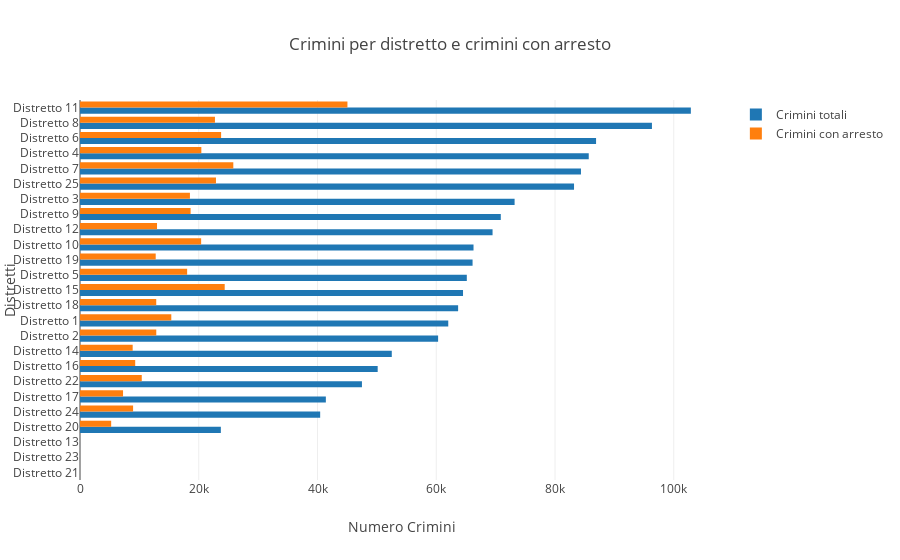

This figure's notebook cell:
### Code cell
import math
import plotly.offline as py

arrayDistrictArrest=df[['Arrest','District']].values

temp = arrayDistrictArrest[arrayDistrictArrest[:,0] == True]


contatore_distretti2 = list()

for i in range(1,26):
    contatore_distretti2.append(list(temp[:,1]).count(i) + list(temp[:,1]).count(str(float(i))))
    


contatore_distretti3 = list()
for a,b in sorted_by_value:
    contatore_distretti3.append(contatore_distretti2[a-1])

    
    
data = [go.Bar(
            y=distretti,
            x=contatore_distretti,
            orientation = 'h',
            name="Crimini totali"
),
       go.Bar(
           y=distretti,
           x = contatore_distretti3,
           orientation = 'h',
           name="Crimini con arresto")]

layout = go.Layout(
        title="Crimini per distretto e crimini con arresto",
        xaxis=dict(title="Numero Crimini"),
        yaxis=dict(title="Distretti")
)

fig = go.Figure(data=data, layout=layout)
py.iplot(fig)

### Figure 1 — Plotly figure (JSON) as saved in the notebook; plotly's stock layout.template omitted (floating-point values rounded to 4 significant figures)
{"data": [{"name": "Crimini totali", "orientation": "h", "type": "bar", "uid": "8a002758-fe37-11e8-90ed-ec8eb541bed5", "x": [0, 0, 1, 23721, 40449, 41406, 47484, 50134, 52509, 60312, 62022, 63682, 64508, 65146, 66115, 66276, 69482, 70869, 73195, 83204, 84373, 85681, 86915, 96325, 102878], "y": ["Distretto 21", "Distretto 23", "Distretto 13", "Distretto 20", "Distretto 24", "Distretto 17", "Distretto 22", "Distretto 16", "Distretto 14", "Distretto 2", "Distretto 1", "Distretto 18", "Distretto 15", "Distretto 5", "Distretto 19", "Distretto 10", "Distretto 12", "Distretto 9", "Distretto 3", "Distretto 25", "Distretto 7", "Distretto 4", "Distretto 6", "Distretto 8", "Distretto 11"]}, {"name": "Crimini con arresto", "orientation": "h", "type": "bar", "uid": "8a002759-fe37-11e8-b5b7-ec8eb541bed5", "x": [0, 0, 0, 5250, 8942, 7251, 10401, 9299, 8872, 12845, 15376, 12840, 24370, 18045, 12749, 20402, 12972, 18627, 18514, 22902, 25820, 20435, 23766, 22730, 45042], "y": ["Distretto 21", "Distretto 23", "Distretto 13", "Distretto 20", "Distretto 24", "Distretto 17", "Distretto 22", "Distretto 16", "Distretto 14", "Distretto 2", "Distretto 1", "Distretto 18", "Distretto 15", "Distretto 5", "Distretto 19", "Distretto 10", "Distretto 12", "Distretto 9", "Distretto 3", "Distretto 25", "Distretto 7", "Distretto 4", "Distretto 6", "Distretto 8", "Distretto 11"]}], "layout": {"title": "Crimini per distretto e crimini con arresto", "xaxis": {"title": "Numero Crimini"}, "yaxis": {"title": "Distretti"}}}
